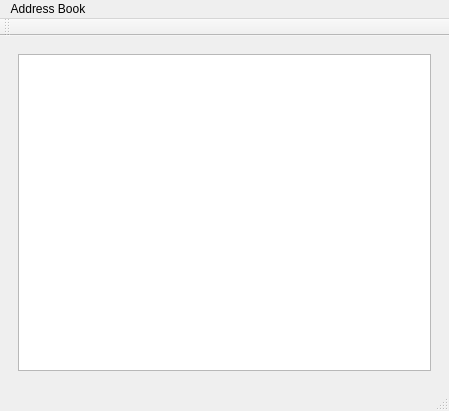
<?xml version="1.0" encoding="UTF-8"?>
<ui version="4.0">
 <class>MainWindow</class>
 <widget class="QMainWindow" name="MainWindow">
  <property name="geometry">
   <rect>
    <x>0</x>
    <y>0</y>
    <width>449</width>
    <height>411</height>
   </rect>
  </property>
  <property name="windowTitle">
   <string>MainWindow</string>
  </property>
  <widget class="QWidget" name="centralwidget">
   <layout class="QGridLayout" name="gridLayout">
    <item row="0" column="0">
     <widget class="QStackedWidget" name="stackedWidget">
      <widget class="QWidget" name="listPage">
       <layout class="QGridLayout" name="gridLayout_2">
        <item row="0" column="0">
         <widget class="QListWidget" name="listWidget"/>
        </item>
       </layout>
      </widget>
      <widget class="QWidget" name="detailsPage">
       <layout class="QGridLayout" name="gridLayout_3">
        <item row="0" column="1">
         <widget class="QLineEdit" name="nameEdit"/>
        </item>
        <item row="1" column="0">
         <widget class="QLabel" name="label_2">
          <property name="text">
           <string>Birthday</string>
          </property>
         </widget>
        </item>
        <item row="1" column="1">
         <widget class="QDateEdit" name="birthdayEdit"/>
        </item>
        <item row="2" column="0">
         <widget class="QLabel" name="label_3">
          <property name="text">
           <string>Address</string>
          </property>
         </widget>
        </item>
        <item row="2" column="1">
         <widget class="QPlainTextEdit" name="addressEdit"/>
        </item>
        <item row="3" column="0">
         <widget class="QLabel" name="label_4">
          <property name="text">
           <string>Phone Numbers</string>
          </property>
         </widget>
        </item>
        <item row="3" column="1">
         <widget class="QPlainTextEdit" name="phoneNumbersEdit"/>
        </item>
        <item row="0" column="0">
         <widget class="QLabel" name="label">
          <property name="text">
           <string>Name</string>
          </property>
         </widget>
        </item>
        <item row="4" column="0" colspan="2">
         <widget class="QDialogButtonBox" name="buttonBox">
          <property name="standardButtons">
           <set>QDialogButtonBox::Discard|QDialogButtonBox::Reset|QDialogButtonBox::Save</set>
          </property>
         </widget>
        </item>
       </layout>
      </widget>
     </widget>
    </item>
   </layout>
  </widget>
  <widget class="QMenuBar" name="menubar">
   <property name="geometry">
    <rect>
     <x>0</x>
     <y>0</y>
     <width>449</width>
     <height>22</height>
    </rect>
   </property>
   <widget class="QMenu" name="menuAddress_Book">
    <property name="title">
     <string>Address Book</string>
    </property>
    <widget class="QMenu" name="menuEntries">
     <property name="title">
      <string>Entries</string>
     </property>
     <addaction name="actionAdd"/>
     <addaction name="actionEdit"/>
     <addaction name="actionRemove"/>
    </widget>
    <addaction name="menuEntries"/>
   </widget>
   <addaction name="menuAddress_Book"/>
  </widget>
  <widget class="QStatusBar" name="statusbar"/>
  <widget class="QToolBar" name="toolBar">
   <property name="windowTitle">
    <string>toolBar</string>
   </property>
   <attribute name="toolBarArea">
    <enum>TopToolBarArea</enum>
   </attribute>
   <attribute name="toolBarBreak">
    <bool>false</bool>
   </attribute>
  </widget>
  <action name="actionAdd">
   <property name="text">
    <string>Add</string>
   </property>
  </action>
  <action name="actionEdit">
   <property name="text">
    <string>Edit</string>
   </property>
  </action>
  <action name="actionRemove">
   <property name="text">
    <string>Remove</string>
   </property>
  </action>
 </widget>
 <resources/>
 <connections/>
</ui>
